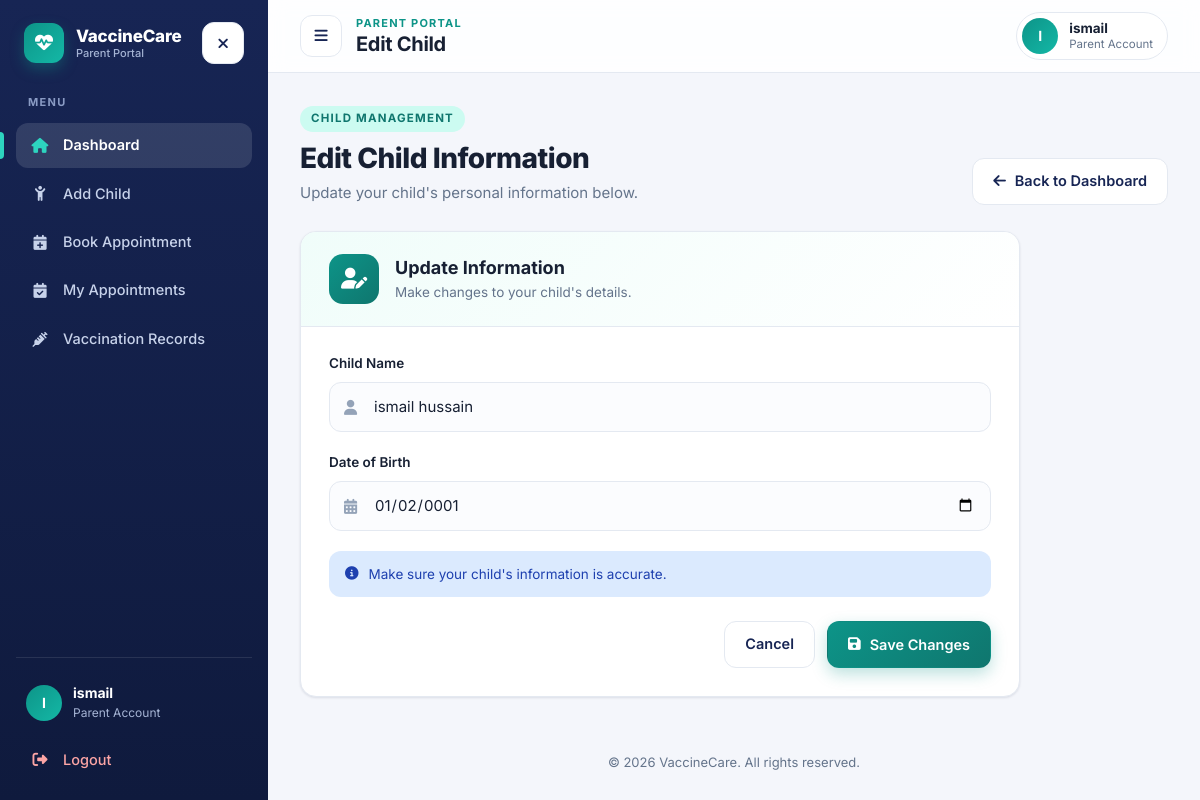
The app's page /parent/edit_child.php?child_id=7 (signed in), older data.
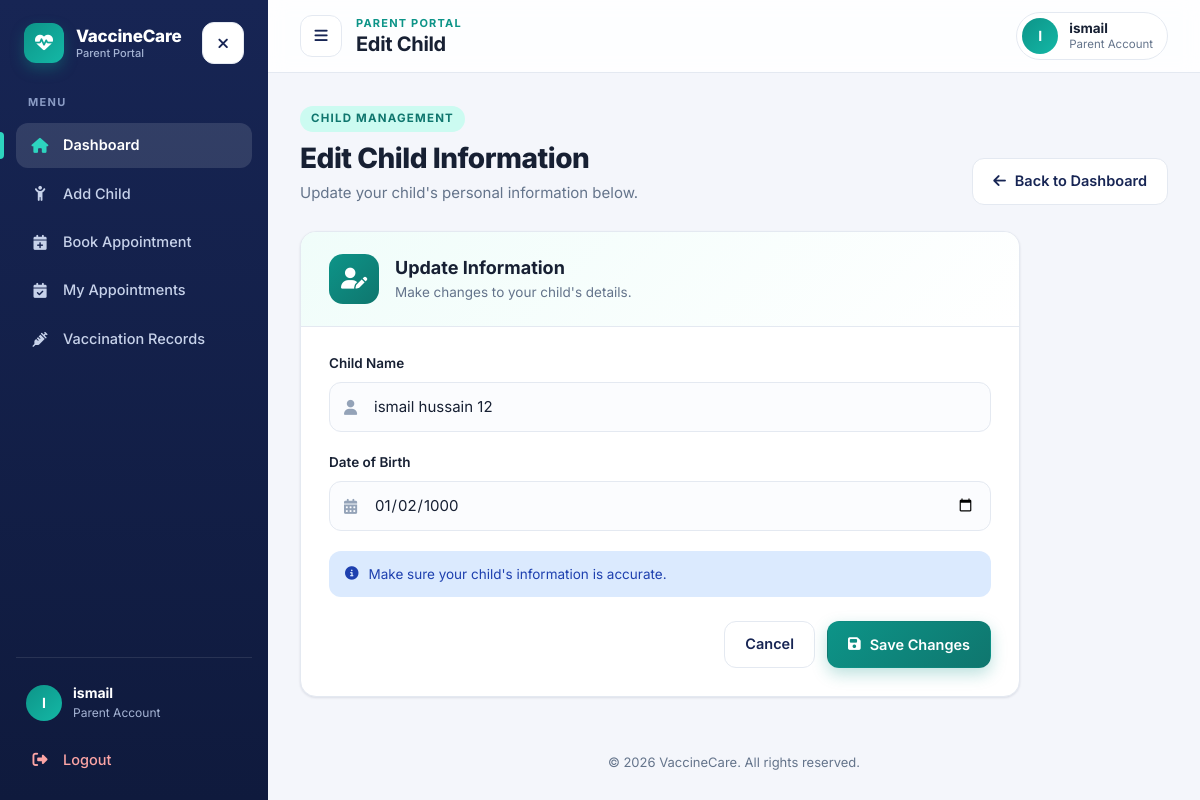
The same page, newer data.
### tables this page shows
CREATE TABLE `child` (
  `child_id` int(11) NOT NULL,
  `child_name` varchar(50) NOT NULL,
  `date_of_birth` date NOT NULL,
  `parent_id` int(11) NOT NULL
);

### parent/edit_child.php (the view, shortened to what the changed rows need)
<?php
include "../config/db_connection.php";
if (isset($_GET["child_id"])) {
    $childId = $_GET["child_id"];
    $parentId = $_SESSION["parent_id"];
    $selectSql = "SELECT * FROM child WHERE child_id = ? AND parent_id = ?";
    $selectStmt = mysqli_prepare($connect, $selectSql);
    $selectStmt->bind_param("ii", $childId, $parentId);
    $selectStmt->execute();
    $result = $selectStmt->get_result();
    if (mysqli_num_rows($result) > 0) {
        $resultRow = mysqli_fetch_assoc($result);
        $displayName = $_POST["child_name"] ?? $resultRow["child_name"];
        $displayDate = $_POST["date_of_birth"] ?? $resultRow["date_of_birth"];
    } else {
        $selectStmt->close();
        $childNotFound = true;
    }
} else {
    $childNotFound = true;
}
?>
<!DOCTYPE html>
<html lang="en">
<head>
    <link rel="stylesheet" href="https://cdnjs.cloudflare.com/ajax/libs/font-awesome/6.7.2/css/all.min.css">
    <link rel="stylesheet" href="CSS/parent-app.css">
</head>
<body>
<div class="app">
    <div class="app-main">
        <header class="topbar">
            <div class="topbar-left">
                <div class="topbar-title">
                    <h2>Edit Child</h2>
                </div>
            </div>
        </header>
        <main class="page">
            <?php if (isset($childNotFound)): ?>
                <div class="card not-found empty-state">
                    <div class="empty-icon">
                        <i class="fa-solid fa-child"></i>
                    </div>
                    <h3>Child Not Found</h3>
                    <p>This child does not exist or you do not have permission to edit this information.</p>
                    <a href="dashboard.php" class="btn btn-primary">
                        <i class="fa-solid fa-arrow-left"></i>
                        Back to Dashboard
                    </a>
                </div>
            <?php else: ?>
                <div class="page-head">
                    <div>
                        <span class="eyebrow">Child Management</span>
                        <h1>Edit Child Information</h1>
                        <p>Update your child's personal information below.</p>
                    </div>
                    <a href="dashboard.php" class="btn btn-ghost">
                        <i class="fa-solid fa-arrow-left"></i>
                        Back to Dashboard
                    </a>
                </div>
                <div class="card form-card">
                    <div class="form-card-head">
                        <div class="form-icon">
                            <i class="fa-solid fa-user-pen"></i>
                        </div>
                        <div>
                            <h3>Update Information</h3>
                            <p>Make changes to your child's details.</p>
                        </div>
                    </div>
                    <form action="" method="POST" class="form-body">
                        <div class="form-group">
                            <label for="child_name">Child Name</label>
                            <div class="input-wrapper">
                                <input
                                    type="text"
                                    id="child_name"
                                    name="child_name"
                                    value="<?php echo htmlspecialchars($displayName); ?>"
                                    placeholder="Enter child's full name"
                                    required
                                >
                            </div>
                        </div>
                        <div class="form-group">
                            <label for="date_of_birth">Date of Birth</label>
                            <div class="input-wrapper">
                                <input
                                    type="date"
                                    id="date_of_birth"
                                    name="date_of_birth"
                                    max="<?php echo date('Y-m-d'); ?>"
                                    value="<?php echo htmlspecialchars($displayDate); ?>"
                                    required
                                >
                            </div>
                        </div>
                        <div class="form-note">
                            <i class="fa-solid fa-circle-info"></i>
                            Make sure your child's information is accurate.
                        </div>
                        <div class="form-actions">
                            <a href="dashboard.php" class="btn btn-ghost">Cancel</a>
                            <button type="submit" name="update_child" class="btn btn-primary">
                                <i class="fa-solid fa-floppy-disk"></i>
                                Save Changes
                            </button>
                        </div>
                    </form>
                </div>
            <?php endif; ?>
        </main>
    </div>
</div>
</body>
</html>

Row changes from the older to the newer data that the page shows:
changed child: child_name "ismail hussain" → "ismail hussain 12"; date_of_birth "01/02/0001" → "01/02/1000"
